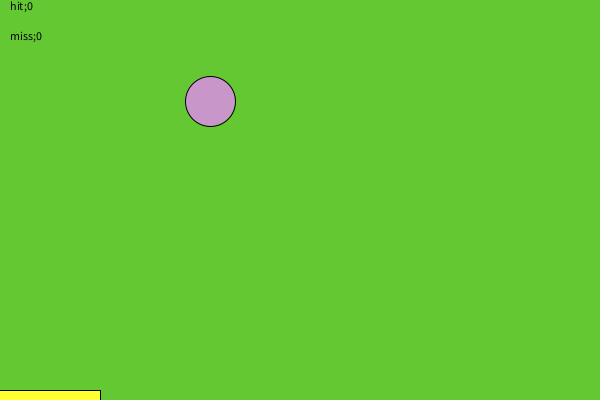
Frame 1 (no input)
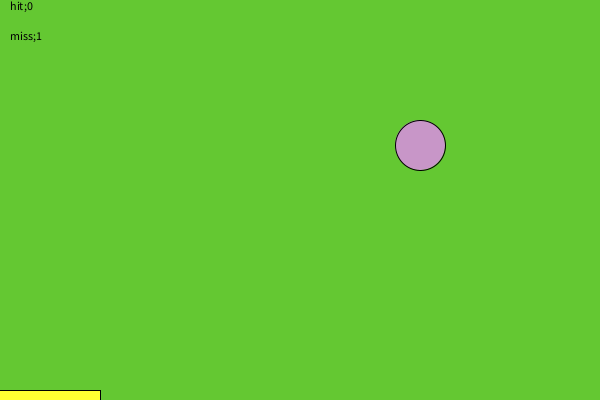
Frame 60 (the mouse pressed at the canvas centre just before this capture)
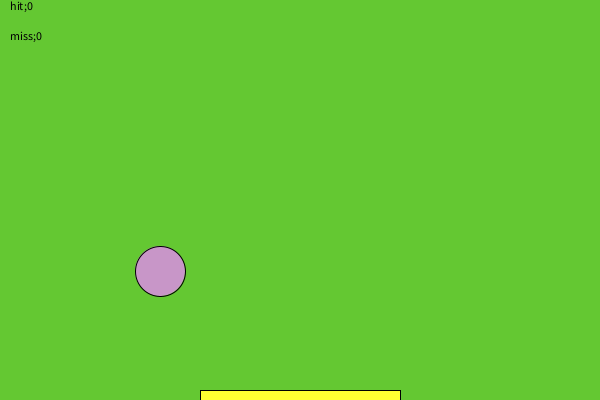
Frame 120 (the mouse held since frame 60 and released just before this capture)

The Processing sketch that drew these frames (run headless with seeded random() and noise(); from frame 60 on, the mouse is pressed at the canvas centre):

// Processing sketch: sketch4533
// ── sketch4533.pde
void setup() {
  size(600,400);
}

float ballX = 200;
float ballY = 100;
float speedX = 10;
float speedY = 0;
int hit = 0;
int miss = 0;


void draw() {
  
  if(mousePressed){ hit =0; miss=0;}
  float paddle = 1000/(hit+10);
  if(ballX < 0 || ballX > width) speedX = -speedX;
  if(ballY > height){
  speedY = -speedY;
  float distance = abs(mouseX - ballX);
  if(distance < paddle) hit +=1;
  else miss +=1;
 } else speedY +=1; 
  
  ballX += speedX;
  ballY += speedY;
  
  background(100,200,50);
  fill(200,150,200);
  ellipse(ballX, ballY,50,50);
  fill(255,255,50);
  rect(mouseX - paddle, height - 10, 2*paddle, 10);
  
  fill(0);
  text("hit;" + hit,10,10);
  text("miss;" + miss,10,40);
}
